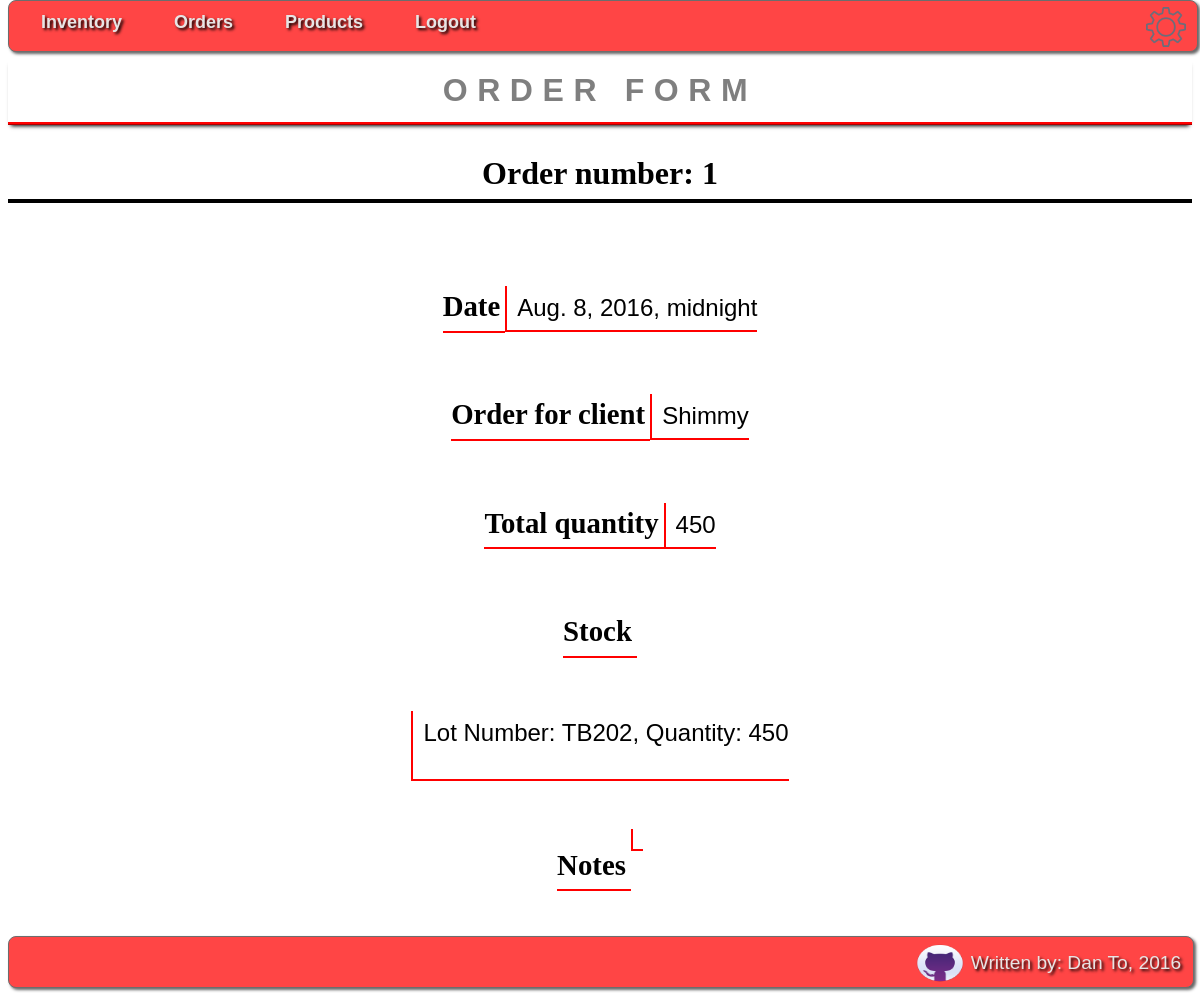
Page /tracker/order_print_form/1 (signed in) on the earlier database version.
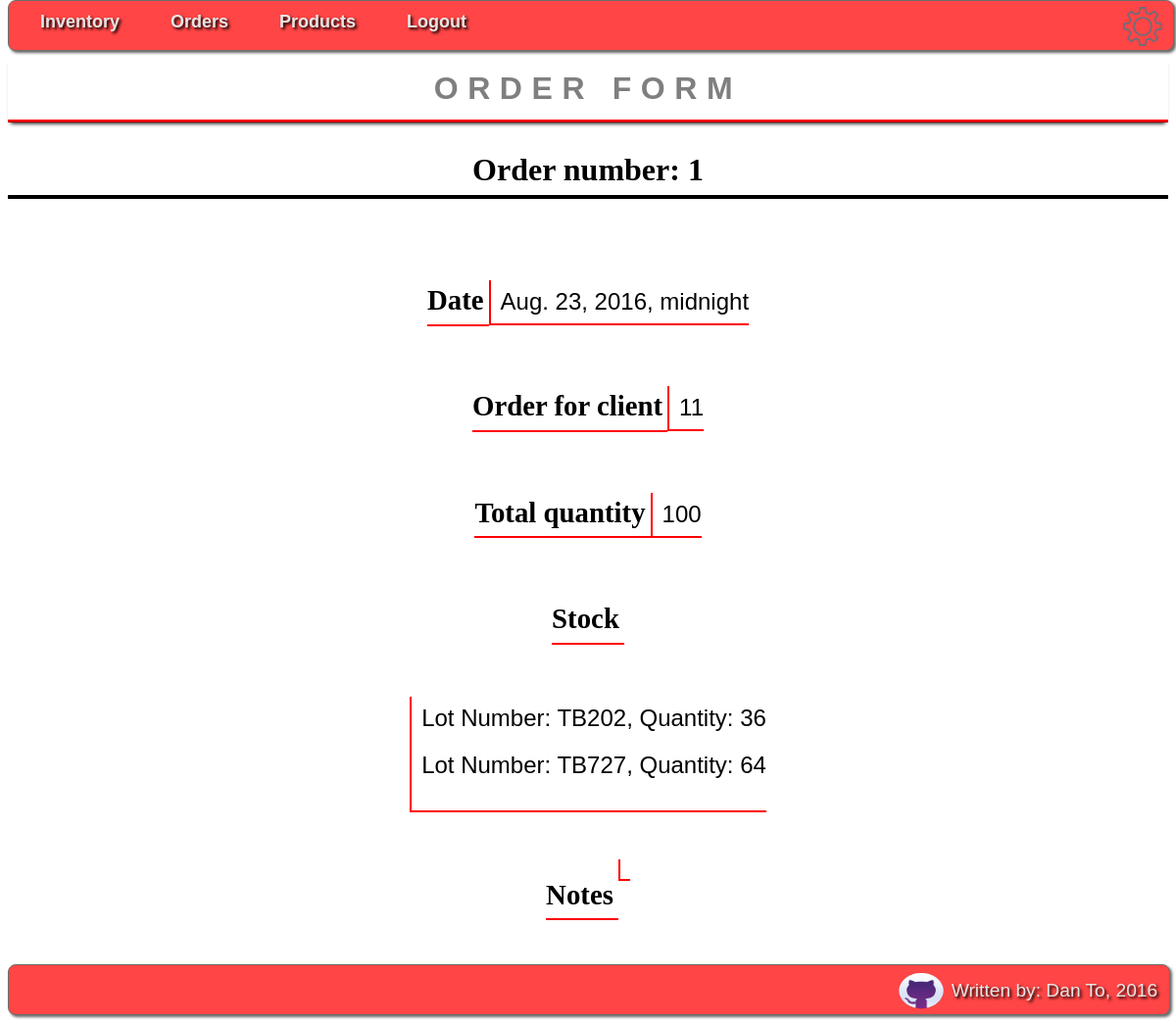
Same page on the later database version.
### tracker/models.py (models this page shows, shortened)
class Order(models.Model):
    PENDING = '0'
    APPROVED = '1'
    STATUS = ((PENDING, 'Pending'),
                  (APPROVED, 'Approved'),)
    order_number = models.IntegerField(default=1)
    product = models.ForeignKey(Product, on_delete=models.CASCADE)
    date = models.DateTimeField('date')
    quantity = models.IntegerField(default=0)
    stock = models.CharField(max_length=100, default='')
    client = models.CharField(max_length=100)
    notes = models.CharField(max_length=200)
    status = models.CharField(max_length=1, choices=STATUS, default=PENDING)
    def get_stock(self):
        stocks = Pending_Stock.objects.all()
        inventories = []
        for stock in stocks:
            if stock.order_number == self.order_number:
                inventories.append("Lot Number: " + stock.inventory.lot_number + ", Quantity: " + str(stock.quantity))
        return inventories

### tracker/views.py (the view)
# urls.py: url(r'^order_print_form/(?P<order_number>\d+)$', views.order_print_form, name='order_print_form'),
@login_required
@permission_required('tracker.add_order', raise_exception=True)
def order_print_form(request, order_number):
    order_number = int(order_number)
    return render(request, 'tracker/order_print_form.html', {'order': Order.objects.get(order_number=order_number)})

### tracker/templates/tracker/order_print_form.html (shortened to what this page needs)
{% load staticfiles %}
<link rel="stylesheet" href="{% static 'tracker/css/style.css' %}">
<head>
    <ul id="menu-bar">
        <li>
            <a href="{% url 'tracker:index' %}">
                Inventory
            </a>
        </li>
        <li>
            <a href="{% url 'tracker:view_orders' %}">
                Orders
            </a>
        </li>
        <li>
            <a href="{% url 'tracker:view_products' %}">
                Products
            </a>
        </li>
        <li>
            <a href="{% url 'tracker:log_out' %}">
                Logout
            </a>
        </li>
        <li id="settings">
            <a href="{% url 'tracker:app_settings' %}">
                <div id="img_holder"></div>
            </a>
        </li>
    </ul>
</head>
<body>
    <h1>Order Form</h1>
    <div id="section-to-print">
        <p id="order_number">Order number: {{ order.order_number }}</p><br/>
        <p class="order_form_label">Date </p><p class="order_data" id="date">{{ order.date }}</p><br/>
        <p class="order_form_label">Order for client </p><p class="order_data" id="client">{{ order.client }}</p><br/>
        <p class="order_form_label">Total quantity </p><p class="order_data" id="order_quantity">{{ order.quantity }}</p><br/>
        <p class="order_form_label">Stock </p><br/>
        <p class="stocks order_data">
        {% for stock in order.get_stock %}
            {{ stock }}<br/><br/>
        {% endfor %}
        </p></br>
        <p class="order_form_label">Notes </p><p id="notes" class="order_data" >{{ order.notes }}</p><br/>
    </div>
    <div class="spacer">
    </div>
    <footer>
        <p>Written by: Dan To, 2016</p>
        <a href="www.github.com/danhto">
            <img src="{% static "tracker/images/github.png" %}" />
        </a>
    </footer>
</body>

Differences in the rows shown:
removed Order: order_number "1", date "Aug. 8, 2016, midnight", client "Shimmy", quantity "450"
added Order: order_number "1", date "Aug. 23, 2016, midnight", client "11", quantity "100"
Other differences:
new list line: "Lot Number: TB202, Quantity: 36"
new list line: "Lot Number: TB727, Quantity: 64"
list line gone: "Lot Number: TB202, Quantity: 450"
